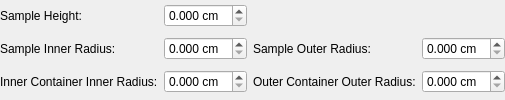
            <widget class="QWidget" name="pgAbsCorAnnulus">
             <layout class="QGridLayout" name="loAnnulus">
              <property name="leftMargin">
               <number>0</number>
              </property>
              <property name="topMargin">
               <number>0</number>
              </property>
              <property name="rightMargin">
               <number>0</number>
              </property>
              <property name="bottomMargin">
               <number>0</number>
              </property>
              <item row="6" column="3">
               <widget class="QDoubleSpinBox" name="spAnnCanOuterRadius">
                <property name="enabled">
                 <bool>true</bool>
                </property>
                <property name="suffix">
                 <string> cm</string>
                </property>
                <property name="decimals">
                 <number>3</number>
                </property>
                <property name="singleStep">
                 <double>0.100000000000000</double>
                </property>
               </widget>
              </item>
              <item row="6" column="1">
               <widget class="QDoubleSpinBox" name="spAnnCanInnerRadius">
                <property name="enabled">
                 <bool>true</bool>
                </property>
                <property name="suffix">
                 <string> cm</string>
                </property>
                <property name="decimals">
                 <number>3</number>
                </property>
                <property name="singleStep">
                 <double>0.100000000000000</double>
                </property>
               </widget>
              </item>
              <item row="2" column="1">
               <widget class="QDoubleSpinBox" name="spAnnSampleHeight">
                <property name="suffix">
                 <string> cm</string>
                </property>
                <property name="decimals">
                 <number>3</number>
                </property>
                <property name="singleStep">
                 <double>0.100000000000000</double>
                </property>
               </widget>
              </item>
              <item row="3" column="0">
               <widget class="QLabel" name="lbAnnSampleInnerRadius">
                <property name="text">
                 <string>Sample Inner Radius:</string>
                </property>
               </widget>
              </item>
              <item row="3" column="3">
               <widget class="QDoubleSpinBox" name="spAnnSampleOuterRadius">
                <property name="suffix">
                 <string> cm</string>
                </property>
                <property name="decimals">
                 <number>3</number>
                </property>
                <property name="singleStep">
                 <double>0.100000000000000</double>
                </property>
               </widget>
              </item>
              <item row="6" column="0">
               <widget class="QLabel" name="lbAnnCanInnerRadius">
                <property name="enabled">
                 <bool>true</bool>
                </property>
                <property name="text">
                 <string>Inner Container Inner Radius:</string>
                </property>
               </widget>
              </item>
              <item row="6" column="2">
               <widget class="QLabel" name="lbAnnCanOuterRadius">
                <property name="enabled">
                 <bool>true</bool>
                </property>
                <property name="text">
                 <string>Outer Container Outer Radius:</string>
                </property>
               </widget>
              </item>
              <item row="3" column="2">
               <widget class="QLabel" name="lbAnnSampleOuterRadius">
                <property name="text">
                 <string>Sample Outer Radius:</string>
                </property>
               </widget>
              </item>
              <item row="3" column="1">
               <widget class="QDoubleSpinBox" name="spAnnSampleInnerRadius">
                <property name="suffix">
                 <string> cm</string>
                </property>
                <property name="decimals">
                 <number>3</number>
                </property>
                <property name="singleStep">
                 <double>0.100000000000000</double>
                </property>
               </widget>
              </item>
              <item row="2" column="0">
               <widget class="QLabel" name="lbAnnSampleHeight">
                <property name="text">
                 <string>Sample Height:</string>
                </property>
               </widget>
              </item>
             </layout>
            </widget>
